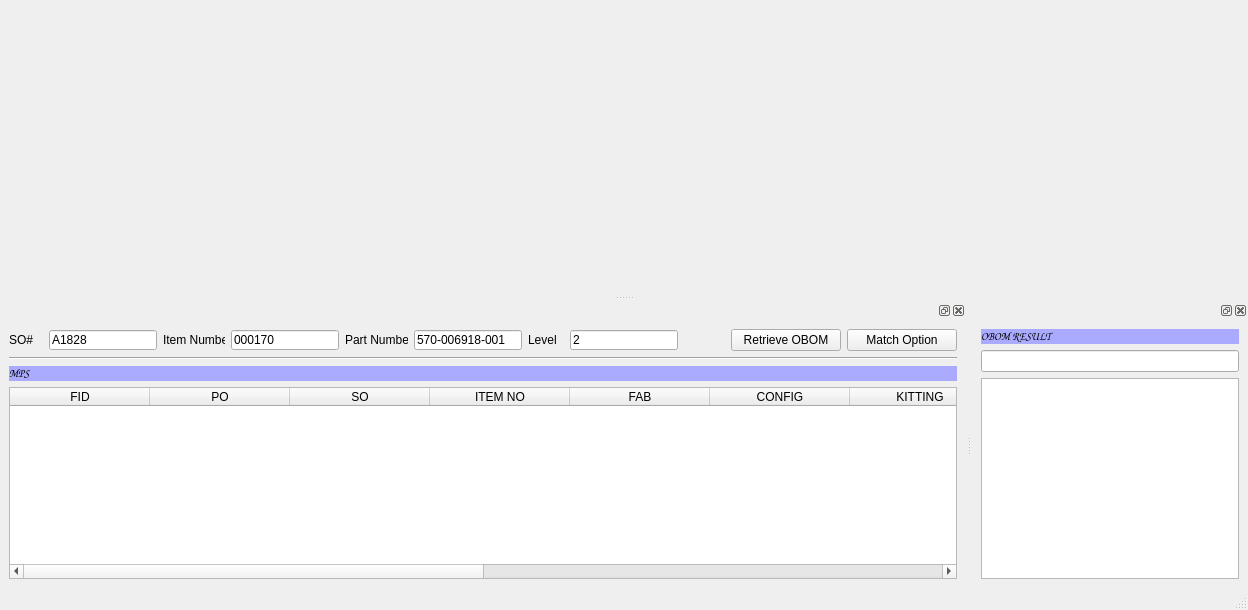
<?xml version="1.0" encoding="UTF-8"?>
<ui version="4.0">
 <class>MainWindow</class>
 <widget class="QMainWindow" name="MainWindow">
  <property name="geometry">
   <rect>
    <x>0</x>
    <y>0</y>
    <width>1248</width>
    <height>610</height>
   </rect>
  </property>
  <property name="windowTitle">
   <string>MainWindow</string>
  </property>
  <widget class="QWidget" name="centralwidget"/>
  <widget class="QMenuBar" name="menubar">
   <property name="geometry">
    <rect>
     <x>0</x>
     <y>0</y>
     <width>1248</width>
     <height>31</height>
    </rect>
   </property>
  </widget>
  <widget class="QStatusBar" name="statusbar"/>
  <widget class="QDockWidget" name="dockWidget">
   <attribute name="dockWidgetArea">
    <number>8</number>
   </attribute>
   <widget class="QWidget" name="dockWidgetContents">
    <layout class="QVBoxLayout" name="verticalLayout_2">
     <item>
      <layout class="QHBoxLayout" name="horizontalLayout_8">
       <item>
        <layout class="QHBoxLayout" name="horizontalLayout_6">
         <item>
          <layout class="QHBoxLayout" name="horizontalLayout_2">
           <item>
            <widget class="QLabel" name="lbl">
             <property name="maximumSize">
              <size>
               <width>61</width>
               <height>20</height>
              </size>
             </property>
             <property name="text">
              <string>SO#   </string>
             </property>
            </widget>
           </item>
           <item>
            <widget class="QLineEdit" name="edit_so">
             <property name="maximumSize">
              <size>
               <width>173</width>
               <height>20</height>
              </size>
             </property>
             <property name="inputMask">
              <string>HHHHH</string>
             </property>
             <property name="text">
              <string>A1828</string>
             </property>
            </widget>
           </item>
          </layout>
         </item>
         <item>
          <layout class="QHBoxLayout" name="horizontalLayout_3">
           <item>
            <widget class="QLabel" name="label_2">
             <property name="maximumSize">
              <size>
               <width>62</width>
               <height>20</height>
              </size>
             </property>
             <property name="text">
              <string>Item Number</string>
             </property>
            </widget>
           </item>
           <item>
            <widget class="QLineEdit" name="edit_item_no">
             <property name="maximumSize">
              <size>
               <width>173</width>
               <height>20</height>
              </size>
             </property>
             <property name="inputMask">
              <string>000000</string>
             </property>
             <property name="text">
              <string>000170</string>
             </property>
            </widget>
           </item>
          </layout>
         </item>
         <item>
          <layout class="QHBoxLayout" name="horizontalLayout_4">
           <item>
            <widget class="QLabel" name="label_3">
             <property name="maximumSize">
              <size>
               <width>63</width>
               <height>20</height>
              </size>
             </property>
             <property name="text">
              <string>Part Number </string>
             </property>
            </widget>
           </item>
           <item>
            <widget class="QLineEdit" name="edit_pn">
             <property name="maximumSize">
              <size>
               <width>173</width>
               <height>20</height>
              </size>
             </property>
             <property name="inputMask">
              <string>000-000000-000</string>
             </property>
             <property name="text">
              <string>570-006918-001</string>
             </property>
            </widget>
           </item>
          </layout>
         </item>
         <item>
          <layout class="QHBoxLayout" name="horizontalLayout">
           <item>
            <widget class="QLabel" name="label_4">
             <property name="maximumSize">
              <size>
               <width>64</width>
               <height>20</height>
              </size>
             </property>
             <property name="text">
              <string>Level  </string>
             </property>
            </widget>
           </item>
           <item>
            <widget class="QLineEdit" name="edit_level">
             <property name="maximumSize">
              <size>
               <width>173</width>
               <height>20</height>
              </size>
             </property>
             <property name="text">
              <string>2</string>
             </property>
            </widget>
           </item>
          </layout>
         </item>
        </layout>
       </item>
       <item>
        <spacer name="horizontalSpacer">
         <property name="orientation">
          <enum>Qt::Horizontal</enum>
         </property>
         <property name="sizeHint" stdset="0">
          <size>
           <width>40</width>
           <height>20</height>
          </size>
         </property>
        </spacer>
       </item>
       <item>
        <layout class="QHBoxLayout" name="horizontalLayout_7">
         <item>
          <widget class="QPushButton" name="btn_getdata">
           <property name="minimumSize">
            <size>
             <width>110</width>
             <height>0</height>
            </size>
           </property>
           <property name="text">
            <string>Retrieve OBOM</string>
           </property>
          </widget>
         </item>
         <item>
          <widget class="QPushButton" name="btn_signal">
           <property name="minimumSize">
            <size>
             <width>110</width>
             <height>0</height>
            </size>
           </property>
           <property name="text">
            <string>Match Option</string>
           </property>
          </widget>
         </item>
        </layout>
       </item>
      </layout>
     </item>
     <item>
      <widget class="Line" name="line">
       <property name="orientation">
        <enum>Qt::Horizontal</enum>
       </property>
      </widget>
     </item>
     <item>
      <layout class="QVBoxLayout" name="verticalLayout">
       <item>
        <widget class="QLabel" name="label">
         <property name="palette">
          <palette>
           <active>
            <colorrole role="WindowText">
             <brush brushstyle="SolidPattern">
              <color alpha="255">
               <red>0</red>
               <green>0</green>
               <blue>0</blue>
              </color>
             </brush>
            </colorrole>
            <colorrole role="Button">
             <brush brushstyle="SolidPattern">
              <color alpha="255">
               <red>170</red>
               <green>170</green>
               <blue>255</blue>
              </color>
             </brush>
            </colorrole>
            <colorrole role="Light">
             <brush brushstyle="SolidPattern">
              <color alpha="255">
               <red>255</red>
               <green>255</green>
               <blue>255</blue>
              </color>
             </brush>
            </colorrole>
            <colorrole role="Midlight">
             <brush brushstyle="SolidPattern">
              <color alpha="255">
               <red>212</red>
               <green>212</green>
               <blue>255</blue>
              </color>
             </brush>
            </colorrole>
            <colorrole role="Dark">
             <brush brushstyle="SolidPattern">
              <color alpha="255">
               <red>85</red>
               <green>85</green>
               <blue>127</blue>
              </color>
             </brush>
            </colorrole>
            <colorrole role="Mid">
             <brush brushstyle="SolidPattern">
              <color alpha="255">
               <red>113</red>
               <green>113</green>
               <blue>170</blue>
              </color>
             </brush>
            </colorrole>
            <colorrole role="Text">
             <brush brushstyle="SolidPattern">
              <color alpha="255">
               <red>0</red>
               <green>0</green>
               <blue>0</blue>
              </color>
             </brush>
            </colorrole>
            <colorrole role="BrightText">
             <brush brushstyle="SolidPattern">
              <color alpha="255">
               <red>255</red>
               <green>255</green>
               <blue>255</blue>
              </color>
             </brush>
            </colorrole>
            <colorrole role="ButtonText">
             <brush brushstyle="SolidPattern">
              <color alpha="255">
               <red>0</red>
               <green>0</green>
               <blue>0</blue>
              </color>
             </brush>
            </colorrole>
            <colorrole role="Base">
             <brush brushstyle="SolidPattern">
              <color alpha="255">
               <red>255</red>
               <green>255</green>
               <blue>255</blue>
              </color>
             </brush>
            </colorrole>
            <colorrole role="Window">
             <brush brushstyle="SolidPattern">
              <color alpha="255">
               <red>170</red>
               <green>170</green>
               <blue>255</blue>
              </color>
             </brush>
            </colorrole>
            <colorrole role="Shadow">
             <brush brushstyle="SolidPattern">
              <color alpha="255">
               <red>0</red>
               <green>0</green>
               <blue>0</blue>
              </color>
             </brush>
            </colorrole>
            <colorrole role="AlternateBase">
             <brush brushstyle="SolidPattern">
              <color alpha="255">
               <red>212</red>
               <green>212</green>
               <blue>255</blue>
              </color>
             </brush>
            </colorrole>
            <colorrole role="ToolTipBase">
             <brush brushstyle="SolidPattern">
              <color alpha="255">
               <red>255</red>
               <green>255</green>
               <blue>220</blue>
              </color>
             </brush>
            </colorrole>
            <colorrole role="ToolTipText">
             <brush brushstyle="SolidPattern">
              <color alpha="255">
               <red>0</red>
               <green>0</green>
               <blue>0</blue>
              </color>
             </brush>
            </colorrole>
            <colorrole role="PlaceholderText">
             <brush brushstyle="NoBrush">
              <color alpha="128">
               <red>0</red>
               <green>0</green>
               <blue>0</blue>
              </color>
             </brush>
            </colorrole>
           </active>
           <inactive>
            <colorrole role="WindowText">
             <brush brushstyle="SolidPattern">
              <color alpha="255">
               <red>0</red>
               <green>0</green>
               <blue>0</blue>
              </color>
             </brush>
            </colorrole>
            <colorrole role="Button">
             <brush brushstyle="SolidPattern">
              <color alpha="255">
               <red>170</red>
               <green>170</green>
               <blue>255</blue>
              </color>
             </brush>
            </colorrole>
            <colorrole role="Light">
             <brush brushstyle="SolidPattern">
              <color alpha="255">
               <red>255</red>
               <green>255</green>
               <blue>255</blue>
              </color>
             </brush>
            </colorrole>
            <colorrole role="Midlight">
             <brush brushstyle="SolidPattern">
              <color alpha="255">
               <red>212</red>
               <green>212</green>
               <blue>255</blue>
              </color>
             </brush>
            </colorrole>
            <colorrole role="Dark">
             <brush brushstyle="SolidPattern">
              <color alpha="255">
               <red>85</red>
               <green>85</green>
               <blue>127</blue>
              </color>
             </brush>
            </colorrole>
            <colorrole role="Mid">
             <brush brushstyle="SolidPattern">
              <color alpha="255">
               <red>113</red>
               <green>113</green>
               <blue>170</blue>
              </color>
             </brush>
            </colorrole>
            <colorrole role="Text">
             <brush brushstyle="SolidPattern">
              <color alpha="255">
               <red>0</red>
               <green>0</green>
               <blue>0</blue>
              </color>
             </brush>
            </colorrole>
            <colorrole role="BrightText">
             <brush brushstyle="SolidPattern">
              <color alpha="255">
               <red>255</red>
               <green>255</green>
               <blue>255</blue>
              </color>
             </brush>
            </colorrole>
            <colorrole role="ButtonText">
             <brush brushstyle="SolidPattern">
              <color alpha="255">
               <red>0</red>
               <green>0</green>
               <blue>0</blue>
              </color>
             </brush>
            </colorrole>
            <colorrole role="Base">
             <brush brushstyle="SolidPattern">
              <color alpha="255">
               <red>255</red>
               <green>255</green>
               <blue>255</blue>
              </color>
             </brush>
            </colorrole>
            <colorrole role="Window">
             <brush brushstyle="SolidPattern">
              <color alpha="255">
               <red>170</red>
               <green>170</green>
               <blue>255</blue>
              </color>
             </brush>
            </colorrole>
            <colorrole role="Shadow">
             <brush brushstyle="SolidPattern">
              <color alpha="255">
               <red>0</red>
               <green>0</green>
               <blue>0</blue>
              </color>
             </brush>
            </colorrole>
            <colorrole role="AlternateBase">
             <brush brushstyle="SolidPattern">
              <color alpha="255">
               <red>212</red>
               <green>212</green>
               <blue>255</blue>
              </color>
             </brush>
            </colorrole>
            <colorrole role="ToolTipBase">
             <brush brushstyle="SolidPattern">
              <color alpha="255">
               <red>255</red>
               <green>255</green>
               <blue>220</blue>
              </color>
             </brush>
            </colorrole>
            <colorrole role="ToolTipText">
             <brush brushstyle="SolidPattern">
              <color alpha="255">
               <red>0</red>
               <green>0</green>
               <blue>0</blue>
              </color>
             </brush>
            </colorrole>
            <colorrole role="PlaceholderText">
             <brush brushstyle="NoBrush">
              <color alpha="128">
               <red>0</red>
               <green>0</green>
               <blue>0</blue>
              </color>
             </brush>
            </colorrole>
           </inactive>
           <disabled>
            <colorrole role="WindowText">
             <brush brushstyle="SolidPattern">
              <color alpha="255">
               <red>85</red>
               <green>85</green>
               <blue>127</blue>
              </color>
             </brush>
            </colorrole>
            <colorrole role="Button">
             <brush brushstyle="SolidPattern">
              <color alpha="255">
               <red>170</red>
               <green>170</green>
               <blue>255</blue>
              </color>
             </brush>
            </colorrole>
            <colorrole role="Light">
             <brush brushstyle="SolidPattern">
              <color alpha="255">
               <red>255</red>
               <green>255</green>
               <blue>255</blue>
              </color>
             </brush>
            </colorrole>
            <colorrole role="Midlight">
             <brush brushstyle="SolidPattern">
              <color alpha="255">
               <red>212</red>
               <green>212</green>
               <blue>255</blue>
              </color>
             </brush>
            </colorrole>
            <colorrole role="Dark">
             <brush brushstyle="SolidPattern">
              <color alpha="255">
               <red>85</red>
               <green>85</green>
               <blue>127</blue>
              </color>
             </brush>
            </colorrole>
            <colorrole role="Mid">
             <brush brushstyle="SolidPattern">
              <color alpha="255">
               <red>113</red>
               <green>113</green>
               <blue>170</blue>
              </color>
             </brush>
            </colorrole>
            <colorrole role="Text">
             <brush brushstyle="SolidPattern">
              <color alpha="255">
               <red>85</red>
               <green>85</green>
               <blue>127</blue>
              </color>
             </brush>
            </colorrole>
            <colorrole role="BrightText">
             <brush brushstyle="SolidPattern">
              <color alpha="255">
               <red>255</red>
               <green>255</green>
               <blue>255</blue>
              </color>
             </brush>
            </colorrole>
            <colorrole role="ButtonText">
             <brush brushstyle="SolidPattern">
              <color alpha="255">
               <red>85</red>
               <green>85</green>
               <blue>127</blue>
              </color>
             </brush>
            </colorrole>
            <colorrole role="Base">
             <brush brushstyle="SolidPattern">
              <color alpha="255">
               <red>170</red>
               <green>170</green>
               <blue>255</blue>
              </color>
             </brush>
            </colorrole>
            <colorrole role="Window">
             <brush brushstyle="SolidPattern">
              <color alpha="255">
               <red>170</red>
               <green>170</green>
               <blue>255</blue>
              </color>
             </brush>
            </colorrole>
            <colorrole role="Shadow">
             <brush brushstyle="SolidPattern">
              <color alpha="255">
               <red>0</red>
               <green>0</green>
               <blue>0</blue>
              </color>
             </brush>
            </colorrole>
            <colorrole role="AlternateBase">
             <brush brushstyle="SolidPattern">
              <color alpha="255">
               <red>170</red>
               <green>170</green>
               <blue>255</blue>
              </color>
             </brush>
            </colorrole>
            <colorrole role="ToolTipBase">
             <brush brushstyle="SolidPattern">
              <color alpha="255">
               <red>255</red>
               <green>255</green>
               <blue>220</blue>
              </color>
             </brush>
            </colorrole>
            <colorrole role="ToolTipText">
             <brush brushstyle="SolidPattern">
              <color alpha="255">
               <red>0</red>
               <green>0</green>
               <blue>0</blue>
              </color>
             </brush>
            </colorrole>
            <colorrole role="PlaceholderText">
             <brush brushstyle="NoBrush">
              <color alpha="128">
               <red>0</red>
               <green>0</green>
               <blue>0</blue>
              </color>
             </brush>
            </colorrole>
           </disabled>
          </palette>
         </property>
         <property name="font">
          <font>
           <family>Comic Sans MS</family>
           <pointsize>8</pointsize>
           <weight>75</weight>
           <italic>false</italic>
           <bold>true</bold>
          </font>
         </property>
         <property name="autoFillBackground">
          <bool>true</bool>
         </property>
         <property name="text">
          <string>MPS</string>
         </property>
        </widget>
       </item>
       <item>
        <widget class="QTableWidget" name="table_mps">
         <property name="columnCount">
          <number>12</number>
         </property>
         <attribute name="horizontalHeaderDefaultSectionSize">
          <number>140</number>
         </attribute>
         <column>
          <property name="text">
           <string>FID</string>
          </property>
         </column>
         <column>
          <property name="text">
           <string>PO</string>
          </property>
         </column>
         <column>
          <property name="text">
           <string>SO</string>
          </property>
         </column>
         <column>
          <property name="text">
           <string>ITEM NO</string>
          </property>
         </column>
         <column>
          <property name="text">
           <string>FAB</string>
          </property>
         </column>
         <column>
          <property name="text">
           <string>CONFIG</string>
          </property>
         </column>
         <column>
          <property name="text">
           <string>KITTING</string>
          </property>
         </column>
         <column>
          <property name="text">
           <string>LMK SHIP</string>
          </property>
         </column>
         <column>
          <property name="text">
           <string>Old S/N</string>
          </property>
         </column>
         <column>
          <property name="text">
           <string>New S/N</string>
          </property>
         </column>
         <column>
          <property name="text">
           <string>Tool CFG</string>
          </property>
         </column>
         <column>
          <property name="text">
           <string>ATAC CFG</string>
          </property>
         </column>
        </widget>
       </item>
      </layout>
     </item>
    </layout>
   </widget>
  </widget>
  <widget class="QDockWidget" name="dockWidget_2">
   <attribute name="dockWidgetArea">
    <number>8</number>
   </attribute>
   <widget class="QWidget" name="dockWidgetContents_2">
    <layout class="QVBoxLayout" name="verticalLayout_4">
     <item>
      <layout class="QVBoxLayout" name="verticalLayout_3">
       <item>
        <widget class="QLabel" name="label_6">
         <property name="palette">
          <palette>
           <active>
            <colorrole role="WindowText">
             <brush brushstyle="SolidPattern">
              <color alpha="255">
               <red>0</red>
               <green>0</green>
               <blue>0</blue>
              </color>
             </brush>
            </colorrole>
            <colorrole role="Button">
             <brush brushstyle="SolidPattern">
              <color alpha="255">
               <red>170</red>
               <green>170</green>
               <blue>255</blue>
              </color>
             </brush>
            </colorrole>
            <colorrole role="Light">
             <brush brushstyle="SolidPattern">
              <color alpha="255">
               <red>255</red>
               <green>255</green>
               <blue>255</blue>
              </color>
             </brush>
            </colorrole>
            <colorrole role="Midlight">
             <brush brushstyle="SolidPattern">
              <color alpha="255">
               <red>212</red>
               <green>212</green>
               <blue>255</blue>
              </color>
             </brush>
            </colorrole>
            <colorrole role="Dark">
             <brush brushstyle="SolidPattern">
              <color alpha="255">
               <red>85</red>
               <green>85</green>
               <blue>127</blue>
              </color>
             </brush>
            </colorrole>
            <colorrole role="Mid">
             <brush brushstyle="SolidPattern">
              <color alpha="255">
               <red>113</red>
               <green>113</green>
               <blue>170</blue>
              </color>
             </brush>
            </colorrole>
            <colorrole role="Text">
             <brush brushstyle="SolidPattern">
              <color alpha="255">
               <red>0</red>
               <green>0</green>
               <blue>0</blue>
              </color>
             </brush>
            </colorrole>
            <colorrole role="BrightText">
             <brush brushstyle="SolidPattern">
              <color alpha="255">
               <red>255</red>
               <green>255</green>
               <blue>255</blue>
              </color>
             </brush>
            </colorrole>
            <colorrole role="ButtonText">
             <brush brushstyle="SolidPattern">
              <color alpha="255">
               <red>0</red>
               <green>0</green>
               <blue>0</blue>
              </color>
             </brush>
            </colorrole>
            <colorrole role="Base">
             <brush brushstyle="SolidPattern">
              <color alpha="255">
               <red>255</red>
               <green>255</green>
               <blue>255</blue>
              </color>
             </brush>
            </colorrole>
            <colorrole role="Window">
             <brush brushstyle="SolidPattern">
              <color alpha="255">
               <red>170</red>
               <green>170</green>
               <blue>255</blue>
              </color>
             </brush>
            </colorrole>
            <colorrole role="Shadow">
             <brush brushstyle="SolidPattern">
              <color alpha="255">
               <red>0</red>
               <green>0</green>
               <blue>0</blue>
              </color>
             </brush>
            </colorrole>
            <colorrole role="AlternateBase">
             <brush brushstyle="SolidPattern">
              <color alpha="255">
               <red>212</red>
               <green>212</green>
               <blue>255</blue>
              </color>
             </brush>
            </colorrole>
            <colorrole role="ToolTipBase">
             <brush brushstyle="SolidPattern">
              <color alpha="255">
               <red>255</red>
               <green>255</green>
               <blue>220</blue>
              </color>
             </brush>
            </colorrole>
            <colorrole role="ToolTipText">
             <brush brushstyle="SolidPattern">
              <color alpha="255">
               <red>0</red>
               <green>0</green>
               <blue>0</blue>
              </color>
             </brush>
            </colorrole>
            <colorrole role="PlaceholderText">
             <brush brushstyle="NoBrush">
              <color alpha="128">
               <red>0</red>
               <green>0</green>
               <blue>0</blue>
              </color>
             </brush>
            </colorrole>
           </active>
           <inactive>
            <colorrole role="WindowText">
             <brush brushstyle="SolidPattern">
              <color alpha="255">
               <red>0</red>
               <green>0</green>
               <blue>0</blue>
              </color>
             </brush>
            </colorrole>
            <colorrole role="Button">
             <brush brushstyle="SolidPattern">
              <color alpha="255">
               <red>170</red>
               <green>170</green>
               <blue>255</blue>
              </color>
             </brush>
            </colorrole>
            <colorrole role="Light">
             <brush brushstyle="SolidPattern">
              <color alpha="255">
               <red>255</red>
               <green>255</green>
               <blue>255</blue>
              </color>
             </brush>
            </colorrole>
            <colorrole role="Midlight">
             <brush brushstyle="SolidPattern">
              <color alpha="255">
               <red>212</red>
               <green>212</green>
               <blue>255</blue>
              </color>
             </brush>
            </colorrole>
            <colorrole role="Dark">
             <brush brushstyle="SolidPattern">
              <color alpha="255">
               <red>85</red>
               <green>85</green>
               <blue>127</blue>
              </color>
             </brush>
            </colorrole>
            <colorrole role="Mid">
             <brush brushstyle="SolidPattern">
              <color alpha="255">
               <red>113</red>
               <green>113</green>
               <blue>170</blue>
              </color>
             </brush>
            </colorrole>
            <colorrole role="Text">
             <brush brushstyle="SolidPattern">
              <color alpha="255">
               <red>0</red>
               <green>0</green>
               <blue>0</blue>
              </color>
             </brush>
            </colorrole>
            <colorrole role="BrightText">
             <brush brushstyle="SolidPattern">
              <color alpha="255">
               <red>255</red>
               <green>255</green>
               <blue>255</blue>
              </color>
             </brush>
            </colorrole>
            <colorrole role="ButtonText">
             <brush brushstyle="SolidPattern">
              <color alpha="255">
               <red>0</red>
               <green>0</green>
               <blue>0</blue>
              </color>
             </brush>
            </colorrole>
            <colorrole role="Base">
             <brush brushstyle="SolidPattern">
              <color alpha="255">
               <red>255</red>
               <green>255</green>
               <blue>255</blue>
              </color>
             </brush>
            </colorrole>
            <colorrole role="Window">
             <brush brushstyle="SolidPattern">
              <color alpha="255">
               <red>170</red>
               <green>170</green>
               <blue>255</blue>
              </color>
             </brush>
            </colorrole>
            <colorrole role="Shadow">
             <brush brushstyle="SolidPattern">
              <color alpha="255">
               <red>0</red>
               <green>0</green>
               <blue>0</blue>
              </color>
             </brush>
            </colorrole>
            <colorrole role="AlternateBase">
             <brush brushstyle="SolidPattern">
              <color alpha="255">
               <red>212</red>
               <green>212</green>
               <blue>255</blue>
              </color>
             </brush>
            </colorrole>
            <colorrole role="ToolTipBase">
             <brush brushstyle="SolidPattern">
              <color alpha="255">
               <red>255</red>
               <green>255</green>
               <blue>220</blue>
              </color>
             </brush>
            </colorrole>
            <colorrole role="ToolTipText">
             <brush brushstyle="SolidPattern">
              <color alpha="255">
               <red>0</red>
               <green>0</green>
               <blue>0</blue>
              </color>
             </brush>
            </colorrole>
            <colorrole role="PlaceholderText">
             <brush brushstyle="NoBrush">
              <color alpha="128">
               <red>0</red>
               <green>0</green>
               <blue>0</blue>
              </color>
             </brush>
            </colorrole>
           </inactive>
           <disabled>
            <colorrole role="WindowText">
             <brush brushstyle="SolidPattern">
              <color alpha="255">
               <red>85</red>
               <green>85</green>
               <blue>127</blue>
              </color>
             </brush>
            </colorrole>
            <colorrole role="Button">
             <brush brushstyle="SolidPattern">
              <color alpha="255">
               <red>170</red>
               <green>170</green>
               <blue>255</blue>
              </color>
             </brush>
            </colorrole>
            <colorrole role="Light">
             <brush brushstyle="SolidPattern">
              <color alpha="255">
               <red>255</red>
               <green>255</green>
               <blue>255</blue>
              </color>
             </brush>
            </colorrole>
            <colorrole role="Midlight">
             <brush brushstyle="SolidPattern">
              <color alpha="255">
               <red>212</red>
               <green>212</green>
               <blue>255</blue>
              </color>
             </brush>
            </colorrole>
            <colorrole role="Dark">
             <brush brushstyle="SolidPattern">
              <color alpha="255">
               <red>85</red>
               <green>85</green>
               <blue>127</blue>
              </color>
             </brush>
            </colorrole>
            <colorrole role="Mid">
             <brush brushstyle="SolidPattern">
              <color alpha="255">
               <red>113</red>
               <green>113</green>
               <blue>170</blue>
              </color>
             </brush>
            </colorrole>
            <colorrole role="Text">
             <brush brushstyle="SolidPattern">
              <color alpha="255">
               <red>85</red>
               <green>85</green>
               <blue>127</blue>
              </color>
             </brush>
            </colorrole>
            <colorrole role="BrightText">
             <brush brushstyle="SolidPattern">
              <color alpha="255">
               <red>255</red>
               <green>255</green>
               <blue>255</blue>
              </color>
             </brush>
            </colorrole>
            <colorrole role="ButtonText">
             <brush brushstyle="SolidPattern">
              <color alpha="255">
               <red>85</red>
               <green>85</green>
               <blue>127</blue>
              </color>
             </brush>
            </colorrole>
            <colorrole role="Base">
             <brush brushstyle="SolidPattern">
              <color alpha="255">
               <red>170</red>
               <green>170</green>
               <blue>255</blue>
              </color>
             </brush>
            </colorrole>
            <colorrole role="Window">
             <brush brushstyle="SolidPattern">
              <color alpha="255">
               <red>170</red>
               <green>170</green>
               <blue>255</blue>
              </color>
             </brush>
            </colorrole>
            <colorrole role="Shadow">
             <brush brushstyle="SolidPattern">
              <color alpha="255">
               <red>0</red>
               <green>0</green>
               <blue>0</blue>
              </color>
             </brush>
            </colorrole>
            <colorrole role="AlternateBase">
             <brush brushstyle="SolidPattern">
              <color alpha="255">
               <red>170</red>
               <green>170</green>
               <blue>255</blue>
              </color>
             </brush>
            </colorrole>
            <colorrole role="ToolTipBase">
             <brush brushstyle="SolidPattern">
              <color alpha="255">
               <red>255</red>
               <green>255</green>
               <blue>220</blue>
              </color>
             </brush>
            </colorrole>
            <colorrole role="ToolTipText">
             <brush brushstyle="SolidPattern">
              <color alpha="255">
               <red>0</red>
               <green>0</green>
               <blue>0</blue>
              </color>
             </brush>
            </colorrole>
            <colorrole role="PlaceholderText">
             <brush brushstyle="NoBrush">
              <color alpha="128">
               <red>0</red>
               <green>0</green>
               <blue>0</blue>
              </color>
             </brush>
            </colorrole>
           </disabled>
          </palette>
         </property>
         <property name="font">
          <font>
           <family>Comic Sans MS</family>
           <pointsize>8</pointsize>
           <weight>75</weight>
           <italic>false</italic>
           <bold>true</bold>
          </font>
         </property>
         <property name="autoFillBackground">
          <bool>true</bool>
         </property>
         <property name="text">
          <string>OBOM RESULT</string>
         </property>
        </widget>
       </item>
       <item>
        <widget class="QLineEdit" name="lineEdit"/>
       </item>
       <item>
        <widget class="QTreeView" name="tv_obom">
         <property name="alternatingRowColors">
          <bool>true</bool>
         </property>
        </widget>
       </item>
      </layout>
     </item>
    </layout>
   </widget>
  </widget>
 </widget>
 <resources/>
 <connections/>
</ui>
